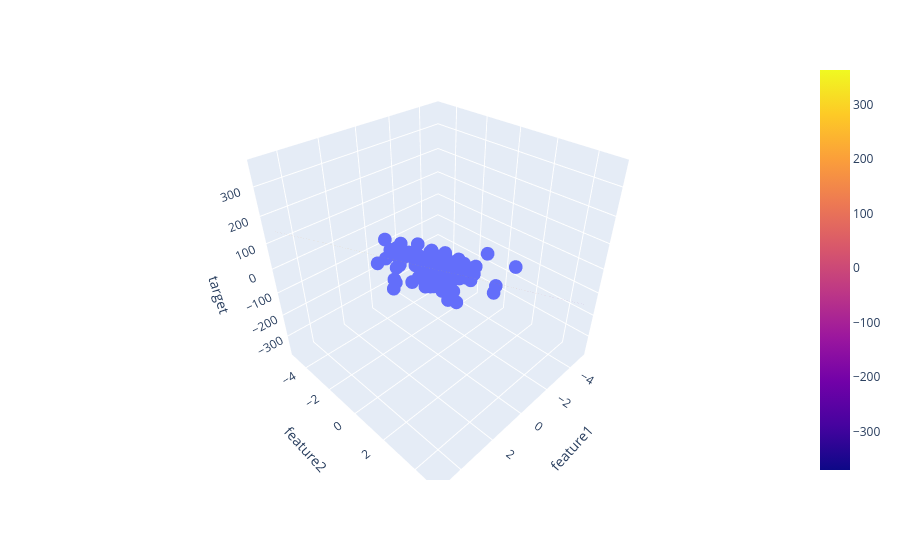

This figure's notebook cell:
### Code cell
fig = px.scatter_3d(df, x='feature1', y='feature2', z='target' )

fig.add_trace(go.Surface(x= x, y = y, z =z ))

fig.show()
